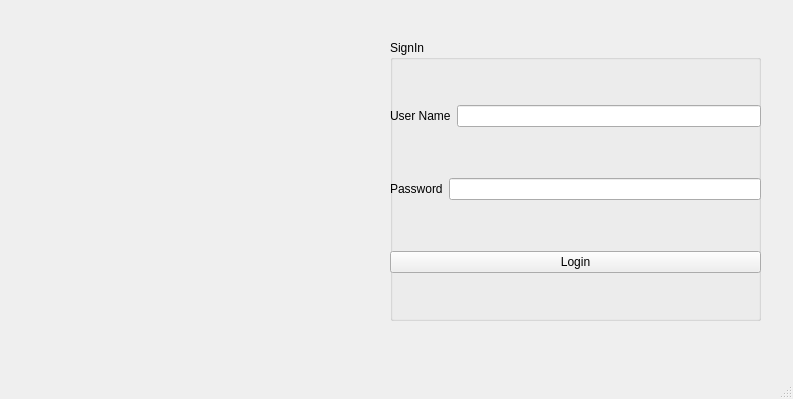
<?xml version="1.0" encoding="UTF-8"?>
<ui version="4.0">
 <class>MainWindow</class>
 <widget class="QMainWindow" name="MainWindow">
  <property name="geometry">
   <rect>
    <x>0</x>
    <y>0</y>
    <width>793</width>
    <height>399</height>
   </rect>
  </property>
  <property name="windowTitle">
   <string>MainWindow</string>
  </property>
  <widget class="QWidget" name="centralwidget">
   <widget class="QLabel" name="label_icon">
    <property name="geometry">
     <rect>
      <x>30</x>
      <y>50</y>
      <width>311</width>
      <height>271</height>
     </rect>
    </property>
    <property name="text">
     <string/>
    </property>
   </widget>
   <widget class="QGroupBox" name="groupBox">
    <property name="geometry">
     <rect>
      <x>390</x>
      <y>40</y>
      <width>371</width>
      <height>281</height>
     </rect>
    </property>
    <property name="title">
     <string>SignIn</string>
    </property>
    <widget class="QWidget" name="layoutWidget">
     <property name="geometry">
      <rect>
       <x>0</x>
       <y>20</y>
       <width>371</width>
       <height>261</height>
      </rect>
     </property>
     <layout class="QVBoxLayout" name="verticalLayout">
      <item>
       <layout class="QHBoxLayout" name="horizontalLayout">
        <item>
         <widget class="QLabel" name="label">
          <property name="text">
           <string>User Name</string>
          </property>
         </widget>
        </item>
        <item>
         <widget class="QLineEdit" name="lineEdit_username"/>
        </item>
       </layout>
      </item>
      <item>
       <layout class="QHBoxLayout" name="horizontalLayout_2">
        <item>
         <widget class="QLabel" name="label_2">
          <property name="text">
           <string>Password</string>
          </property>
         </widget>
        </item>
        <item>
         <widget class="QLineEdit" name="lineEdit_password">
          <property name="echoMode">
           <enum>QLineEdit::Password</enum>
          </property>
         </widget>
        </item>
       </layout>
      </item>
      <item>
       <widget class="QPushButton" name="pushButton">
        <property name="text">
         <string>Login</string>
        </property>
       </widget>
      </item>
     </layout>
    </widget>
   </widget>
  </widget>
  <widget class="QMenuBar" name="menubar">
   <property name="geometry">
    <rect>
     <x>0</x>
     <y>0</y>
     <width>793</width>
     <height>21</height>
    </rect>
   </property>
  </widget>
  <widget class="QStatusBar" name="statusbar"/>
 </widget>
 <resources/>
 <connections/>
</ui>
